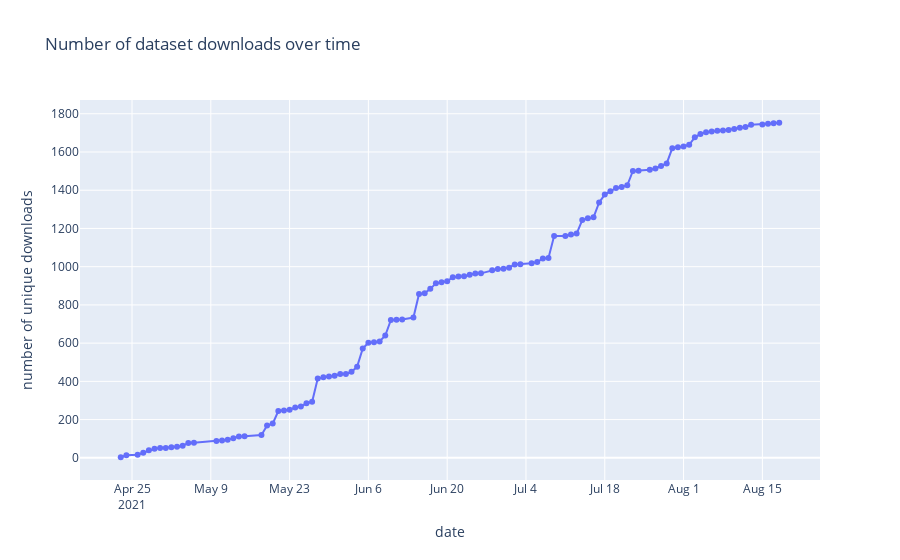

Notebook code for this chart:
### Markdown cell above
### Version 2

### Code cell
downloads_v2 = combined[['download_dt', 'remoteip', 'dataset_id']].drop_duplicates()
downloads_v2['count'] = 1
downloads_v2 = downloads_v2[['download_dt', 'count']].groupby(['download_dt']).sum().reset_index()
downloads_v2['cum_downloads'] = downloads_v2['count'].cumsum()

fig = go.Figure(go.Scatter(
    mode = "lines+markers",
    x = downloads_v2['download_dt'].tolist(),
    y = downloads_v2['cum_downloads'].tolist()
    ))

fig.update_layout(
    title="Number of dataset downloads over time",
    xaxis_title="date",
    yaxis_title="number of downloads"
)
             
fig.show()

### Figure 1 — Plotly figure (JSON) as saved in the notebook; plotly's stock layout.template omitted (floating-point values rounded to 4 significant figures)
{"data": [{"mode": "lines+markers", "type": "scatter", "x": ["2021-04-23", "2021-04-24", "2021-04-26", "2021-04-27", "2021-04-28", "2021-04-29", "2021-04-30", "2021-05-01", "2021-05-02", "2021-05-03", "2021-05-04", "2021-05-05", "2021-05-06", "2021-05-10", "2021-05-11", "2021-05-12", "2021-05-13", "2021-05-14", "2021-05-15", "2021-05-18", "2021-05-19", "2021-05-20", "2021-05-21", "2021-05-22", "2021-05-23", "2021-05-24", "2021-05-25", "2021-05-26", "2021-05-27", "2021-05-28", "2021-05-29", "2021-05-30", "2021-05-31", "2021-06-01", "2021-06-02", "2021-06-03", "2021-06-04", "2021-06-05", "2021-06-06", "2021-06-07", "2021-06-08", "2021-06-09", "2021-06-10", "2021-06-11", "2021-06-12", "2021-06-14", "2021-06-15", "2021-06-16", "2021-06-17", "2021-06-18", "2021-06-19", "2021-06-20", "2021-06-21", "2021-06-22", "2021-06-23", "2021-06-24", "2021-06-25", "2021-06-26", "2021-06-28", "2021-06-29", "2021-06-30", "2021-07-01", "2021-07-02", "2021-07-03", "2021-07-05", "2021-07-06", "2021-07-07", "2021-07-08", "2021-07-09", "2021-07-11", "2021-07-12", "2021-07-13", "2021-07-14", "2021-07-15", "2021-07-16", "2021-07-17", "2021-07-18", "2021-07-19", "2021-07-20", "2021-07-21", "2021-07-22", "2021-07-23", "2021-07-24", "2021-07-26", "2021-07-27", "2021-07-28", "2021-07-29", "2021-07-30", "2021-07-31", "2021-08-01", "2021-08-02", "2021-08-03", "2021-08-04", "2021-08-05", "2021-08-06", "2021-08-07", "2021-08-08", "2021-08-09", "2021-08-10", "2021-08-11", "2021-08-12", "2021-08-13", "2021-08-15", "2021-08-16", "2021-08-17", "2021-08-18"], "y": [3, 13, 16, 26, 40, 47, 51, 52, 55, 58, 63, 78, 79, 88, 91, 94, 103, 112, 113, 119, 169, 179, 245, 247, 251, 263, 268, 285, 293, 415, 422, 426, 429, 438, 439, 450, 477, 572, 602, 604, 609, 640, 721, 722, 724, 734, 857, 861, 884, 913, 919, 924, 945, 948, 950, 958, 964, 965, 981, 988, 989, 995, 1012, 1013, 1018, 1024, 1043, 1046, 1160, 1161, 1169, 1173, 1244, 1253, 1258, 1336, 1377, 1394, 1412, 1417, 1426, 1501, 1502, 1507, 1514, 1527, 1540, 1620, 1625, 1629, 1638, 1677, 1694, 1703, 1707, 1711, 1712, 1715, 1720, 1727, 1731, 1742, 1744, 1748, 1751, 1753]}], "layout": {"title": {"text": "Number of dataset downloads over time"}, "xaxis": {"title": {"text": "date"}}, "yaxis": {"title": {"text": "number of unique downloads"}}}}
